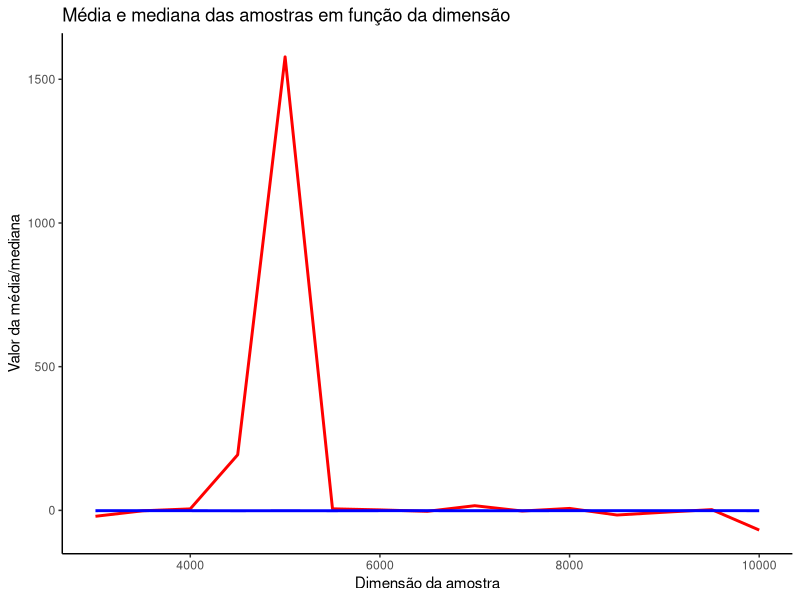

Source code (R):
# fixar a semente
set.seed(1674)

# definir os parâmetros da distribuição de Cauchy
xzero <- -1.1
gamma <- 5.7

# criar uma lista com as dimensões das amostras
dimensoes <- seq(3000, 10000, by=500)

# gerar as amostras e calcular as médias e medianas
medias <- numeric(length(dimensoes))
medianas <- numeric(length(dimensoes))

for(i in 1:length(dimensoes)){
  amostra <- rcauchy(dimensoes[i], xzero, gamma)
  medias[i] <- mean(amostra)
  medianas[i] <- median(amostra)
}

# instalar e importar o pacote ggplot2
install.packages("ggplot2")
library(ggplot2)

# criar o gráfico
ggplot() + 
  geom_line(aes(x=dimensoes, y=medias), color="red", size=1) +
  geom_line(aes(x=dimensoes, y=medianas), color="blue", size=1) +
  ggtitle("Média e mediana das amostras em função da dimensão") +
  xlab("Dimensão da amostra") +
  ylab("Valor da média/mediana") +
  scale_color_manual(values = c("red" = "red", "blue" = "blue"),
                     name = "Estimadores") +
  theme_classic()